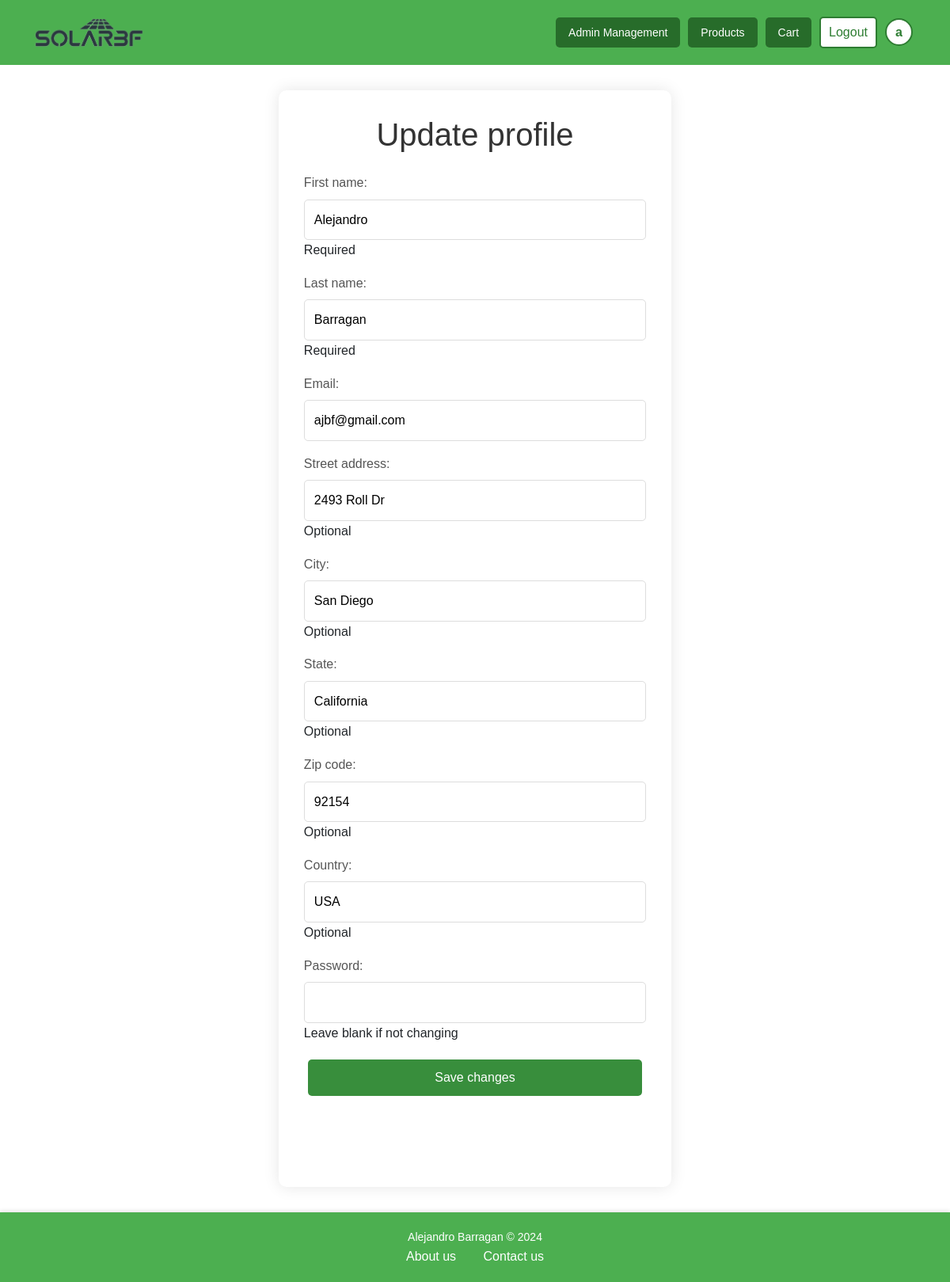
The page /profile/update/ (signed in) on the database its author committed.
### accounts/models.py (models this page shows, shortened)
class CustomUser(AbstractUser):
    USER_TYPE_CHOICES = (
        ('user', 'User'),
        ('worker', 'Worker'),
        ('admin', 'Admin'),
    )
    role = models.CharField(max_length=10, default='user')
    team = models.ForeignKey(
        Team,
        on_delete=models.SET_NULL,
        blank=True, null=True,
        related_name='members'
    )
    email = models.EmailField(unique=True)
    street_address = models.CharField(max_length=255, blank=True, null=True)
    city = models.CharField(max_length=100, blank=True, null=True)
    state = models.CharField(max_length=100, blank=True, null=True)
    zip_code = models.CharField(max_length=20, blank=True, null=True)
    country = models.CharField(max_length=100, blank=True, null=True)

### accounts/views.py (the view)
# urls.py: path('profile/update/', views.profileView_update, name='profile_update'),
@login_required
def profileView_update(request):
    if request.method == 'POST':
        form = CustomUserChangeForm(request.POST, instance=request.user)
        if form.is_valid():
            form.save()
            return redirect('profile')
    else:
        form = CustomUserChangeForm(instance=request.user)
    return render(request, 'accounts/profile_update.html', {'form': form})

### accounts/forms.py (shortened to what this page needs)
class CustomUserChangeForm(UserChangeForm):
    first_name = forms.CharField(max_length=60, required=True, help_text='Required')
    last_name = forms.CharField(max_length=60, required=True, help_text='Required')
    street_address = forms.CharField(max_length=255, required=False, help_text='Optional')
    city = forms.CharField(max_length=100, required=False, help_text='Optional')
    state = forms.CharField(max_length=100, required=False, help_text='Optional')
    zip_code = forms.CharField(max_length=20, required=False, help_text='Optional')
    country = forms.CharField(max_length=100, required=False, help_text='Optional')
    password = forms.CharField(widget=forms.PasswordInput(), required=False, help_text='Leave blank if not changing')
    class Meta:
        model = CustomUser
        fields = ['first_name', 'last_name', 'email', 'street_address', 'city', 'state', 'zip_code', 'country']

### templates/accounts/profile_update.html (shortened to what this page needs)
{% extends 'base.html' %}
{% load static %}
{% block style %}
    <link rel="stylesheet" href="{% static 'css/profile_update.css' %}"/>
{% endblock %}
{% block content %}
<div class="profile-update-container">
    <h1>Update profile</h1>
    <div class="profile-update-form">
        <form method="POST">
            {{ form.as_p }}
            <button type="submit" class="btn-custom btn-large btn-success">Save changes</button>
        </form>
    </div>
    <div class="button-container">
        <a href="{% url 'profile' %}" class="btn-custom btn-medium btn-secondary ">Go back to profile</a>
    </div>
</div>
{% endblock %}

### templates/components/navbar.html (shortened to what this page needs)
{% load static %}
{% block style %}
    <link rel="stylesheet" href="{% static 'css/navbar.css' %}"/>
{% endblock %}
{% block content %}
<div class="navbar-container">
    <nav class="navbar">
        <div class="container">
            <a class="nav-link navbar-brand nav-logo" href="{% url 'home' %}">
                <img src="{% static 'images/SolarBFLogo1-1.png' %}" alt="">
            </a>
            <div class="nav-links" id="nav-links">
                {% if user.is_authenticated %}
                    {% if user.is_staff or user.role == 'worker' %}
                        <a class="btn-custom btn-medium btn-primary" href="{% url 'management' %}">Admin Management</a>
                    {% endif %}
                        <a class="btn-custom btn-medium btn-primary" href="{% url 'products' %}">Products</a>
                        <a class="btn-custom btn-medium btn-primary" href="{% url 'cart' %}">Cart</a>
                        <a class="btn-custom btn-logout" href="{% url 'logout' %}">Logout</a>
                        <a class="btn-custom btn-profile" href="{% url 'profile' %}">{{ user.username|slice:":1" }}</a>
                    {% else %}
                        <a class="btn-login" href="{% url 'login' %}">Login</a>
                    {% endif %}
            </div>
        </div>
    </nav>
</div>
{% endblock %}

### static/css/base.css (style rules this page uses)
* { box-sizing: border-box; margin: 0; padding: 0; }
body { background-color: linear-gradient(135deg, #f8f9fa 0%, #e9ecef 100%); font-family: Arial, sans-serif; line-height: 1.6; }
a { text-decoration: none; }
img { max-width: 100%; height: auto; }
.button-container { display: flex; justify-content: center; margin-top: 20px; margin-bottom: 10px; }
.btn-custom { display: inline-block; border: none; border-radius: 5px; cursor: pointer; transition: all 0.3s ease; text-align: center; text-decoration: none; margin: 5px; }
.btn-custom.btn-large { padding: 10px 20px; font-size: 16px; }
.btn-custom.btn-medium { padding: 8px 16px; font-size: 14px; }
.btn-primary { background-color: #276c2a; color: white; }
.btn-secondary { color: white; }
.btn-success { background-color: #388E3C; color: white; }

### static/css/profile_update.css (style rules this page uses)
.profile-update-container { max-width: 600px; margin: 2rem auto; padding: 2rem; background: white; border-radius: 10px; box-shadow: 0 0 20px rgba(0, 0, 0, 0.1); }
.profile-update-container h1 { color: #333; margin-bottom: 1.5rem; text-align: center; }
.profile-update-form form { display: flex; flex-direction: column; gap: 1rem; }
.profile-update-form p { margin: 0; }
.profile-update-form label { display: block; margin-bottom: 0.5rem; color: #555; font-weight: 500; }
.profile-update-form input { width: 100%; padding: 0.75rem; border: 1px solid #ddd; border-radius: 5px; font-size: 1rem; }

### static/css/navbar.css (style rules this page uses)
.navbar-container { background-color: #4CAF50; }
.navbar { display: flex; justify-content: center; align-items: center; padding: 1rem; }
.container { display: flex; justify-content: space-between; align-items: center; width: 100%; }
.navbar-brand { margin-right: auto; font-size: 1.5rem; color: #fff; text-decoration: none; }
.nav-links { display: flex; align-items: center; }
.navbar .btn-logout, .btn-login { background-color: white; color: #2E7D32; border: 2px solid #2E7D32; padding: 5px 10px; border-radius: 5px; font-size: 16px; cursor: pointer; transition: all 0.3s ease; }
.navbar .btn-profile { background-color: white; color: #2E7D32; border: 2px solid #2E7D32; border-radius: 50%; font-size: 16px; width: 35px; height: 35px; display: flex; align-items: center; justify-content: center; font-weight: bold; cursor: pointer; transition: all 0.3s ease; }
.nav-logo { display: flex; align-items: center; height: 100%; padding: 5px 0; }
.nav-logo img { max-height: 40px; width: auto; object-fit: contain; }

### static/css/footer.css (style rules this page uses)
html, body { height: 100%; margin: 0; }
body { display: flex; flex-direction: column; }

### rows shown on the page
CustomUser: username "a", first_name "Alejandro", last_name "Barragan", email "ajbf@gmail.com", street_address "2493 Roll Dr", city "San Diego", state "California", zip_code "92154", country "USA"
